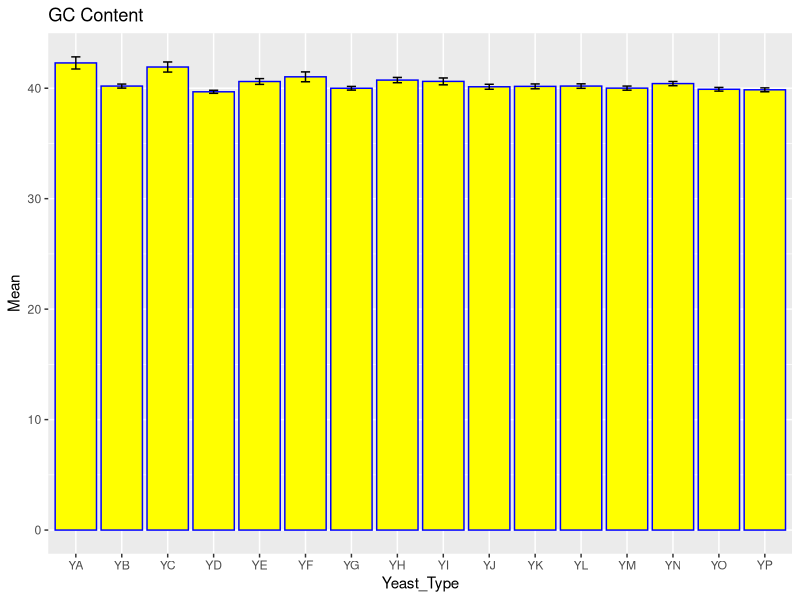
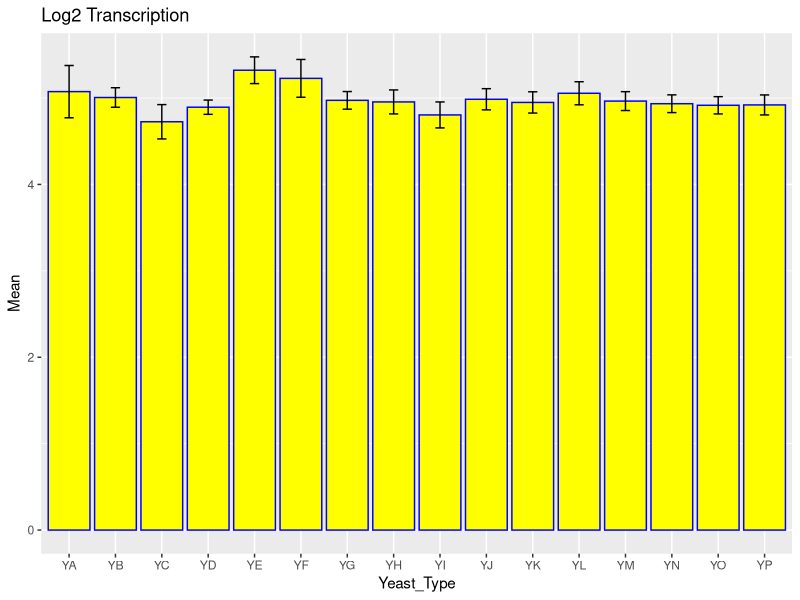
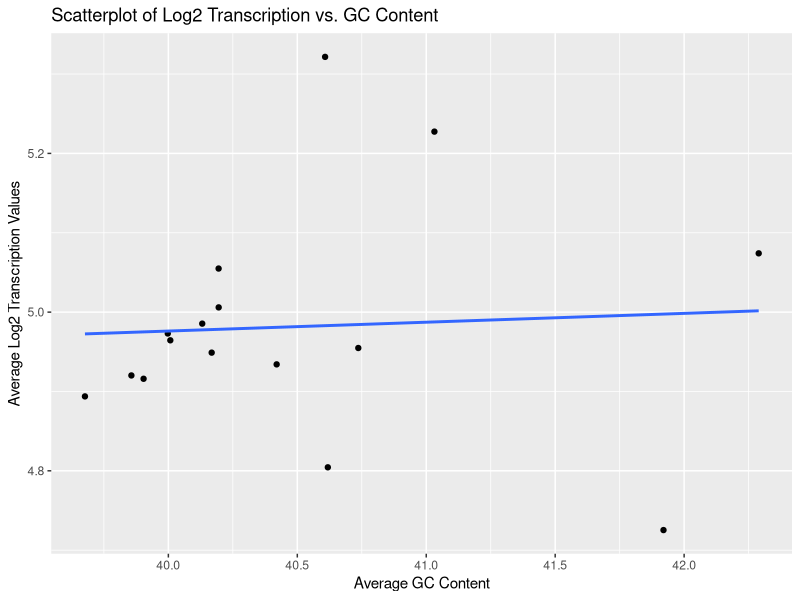

Here is the R script that generated these plots, in order:
# Ming Creekmore
# Dr. Babbit
# Bioinformatics Languages
# R Assignment
# Takes in data from a gcContent.txt file and a log2Transcription.txt file
# Creates a bar chart of the mean and SE of this data for the 16 chromosomes
# Runs an ANOVA for both gcContent and log2Transcription
# Creates a linear regression between the mean of gcContent vs. mean of log2Transcription
########################################################################

library(ggplot2)

# Extracting gcContent info from file
gcData <- read.table(file = "gcContent.txt", sep="\t", fill=TRUE)

# Making lists of calculated data for gcContent
# gcDataFrame is the raw Data
means = list()
s_devs = list()
s_errs = list()
rownames <- gcData[,1]
rowID <- seq(1, ncol(gcData)-1)
gcDataFrame = data.frame(rowID="",gc=0)

# populating lists and dataframe
for(x in 1:16) {
  myline <- as.numeric(gcData[x, -1])
  gcDataFrame <- rbind(gcDataFrame, data.frame(rowID=as.character(rownames[x]), gc=na.omit(myline)))
  my_mean <- mean(myline, na.rm = TRUE)
  means <- append(means, my_mean)
  my_sd <- sd(myline, na.rm = TRUE)
  s_devs <- append(s_devs, my_sd)
  my_se <- my_sd / sqrt(length(na.omit(myline)))
  s_errs <- append(s_errs, my_se)
}
# gcstats is the calculated data
gcstats <- data.frame(unlist(means), unlist(s_devs), unlist(s_errs), unlist(rownames))
names(gcstats) <- c("Mean", "SD", "SE", "Yeast_Type")
gcDataFrame = gcDataFrame[-1,]


# Bar chart of GcContent data
ggplot(gcstats, aes(x=Yeast_Type, y=Mean)) +
  ggtitle("GC Content") +
  geom_bar(position=position_dodge(), stat="identity",
          colour='blue', fill="yellow") +
  geom_errorbar(aes(ymin=Mean-SE, ymax=Mean+SE), width=.2)




# Extracting log2Transcription info from file
logData <- read.table(file = "log2Transcription.txt", sep="\t", fill=TRUE)

# Making lists of calculated data for log2Transcription
# logDataFrame is the raw data for log2 values
means2 = list()
s_devs2 = list()
s_errs2 = list()
rownames <- logData[,1]
rowID <- seq(1, ncol(logData)-1)
logDataFrame = data.frame(rowID="",log=0)

for(x in 1:16) {
  myline <- as.numeric(logData[x, -1])
  logDataFrame <- rbind(logDataFrame, data.frame(rowID=as.character(rownames[x]), log=na.omit(myline)))
  my_mean <- mean(myline, na.rm = TRUE)
  means2 <- append(means2, my_mean)
  my_sd <- sd(myline, na.rm = TRUE)
  s_devs2 <- append(s_devs2, my_sd)
  my_se <- my_sd / sqrt(length(na.omit(myline)))
  s_errs2 <- append(s_errs2, my_se)
}

# logstats is the dataframe of log2 statistics
logstats <- data.frame(unlist(means2), unlist(s_devs2), unlist(s_errs2), unlist(rownames))
names(logstats) <- c("Mean", "SD", "SE", "Yeast_Type")
logDataFrame = logDataFrame[-1,]

# bar chart for log2 values 
ggplot(logstats, aes(x=Yeast_Type, y=Mean)) +
  ggtitle("Log2 Transcription") +
  geom_bar(position=position_dodge(), stat="identity",
          colour='blue', fill="yellow") +
  geom_errorbar(aes(ymin=Mean-SE, ymax=Mean+SE), width=.2)




# # Perform ANOVA test
print("ANOVA tests for gc Content")
gc_anova <- oneway.test(gc~rowID, gcDataFrame)
print(gc_anova)
print("ANOVA tests for log2 Transcription Content")
log_anova <- oneway.test(log~rowID, logDataFrame)
print(log_anova)




# dataframe of gc means and log2 means
df2 <- data.frame(unlist(means), unlist(means2))
names(df2) <- c("gc", "log")

# # Create a scatterplot of log2 using ggplot2 vs GC
scatterplot <- ggplot(df2, aes(x = gc, y = log)) +
  geom_point() +
  labs(x = "Average GC Content", y = "Average Log2 Transcription Values") +
  ggtitle("Scatterplot of Log2 Transcription vs. GC Content")

# # Add a linear regression line to the scatterplot
scatterplot_with_regression <- scatterplot +
  geom_smooth(method = "lm", se = FALSE)

scatterplot_with_regression
